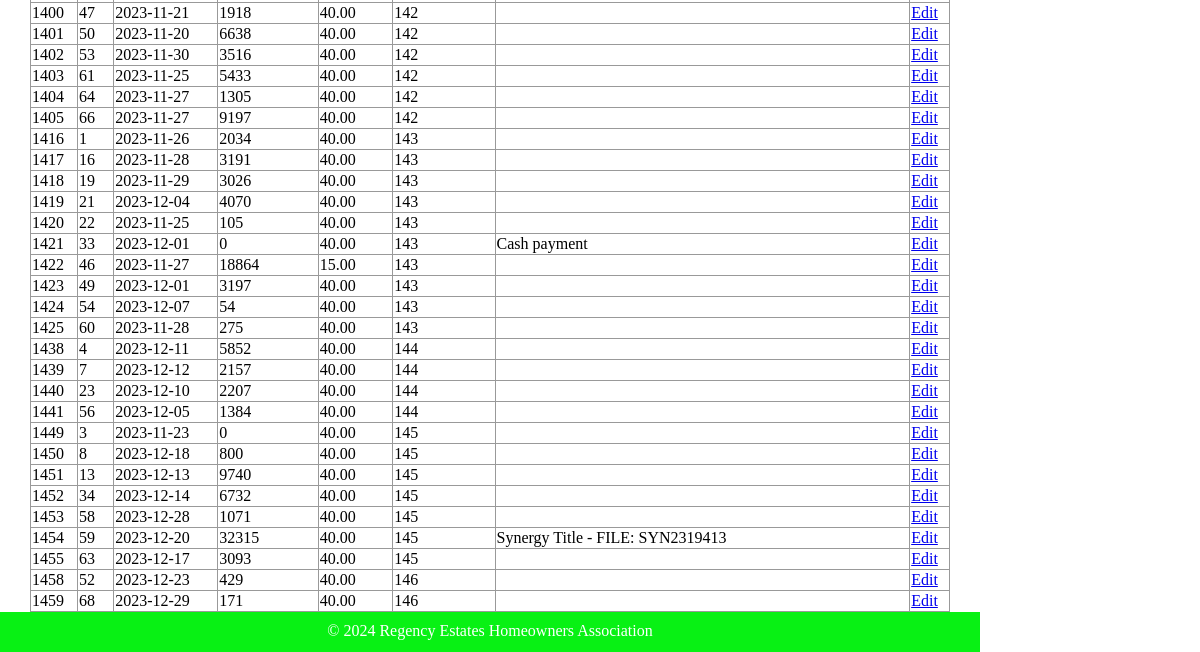
The page /html/public/staff/fees/index.php (lower part) on the database as committed earlier.
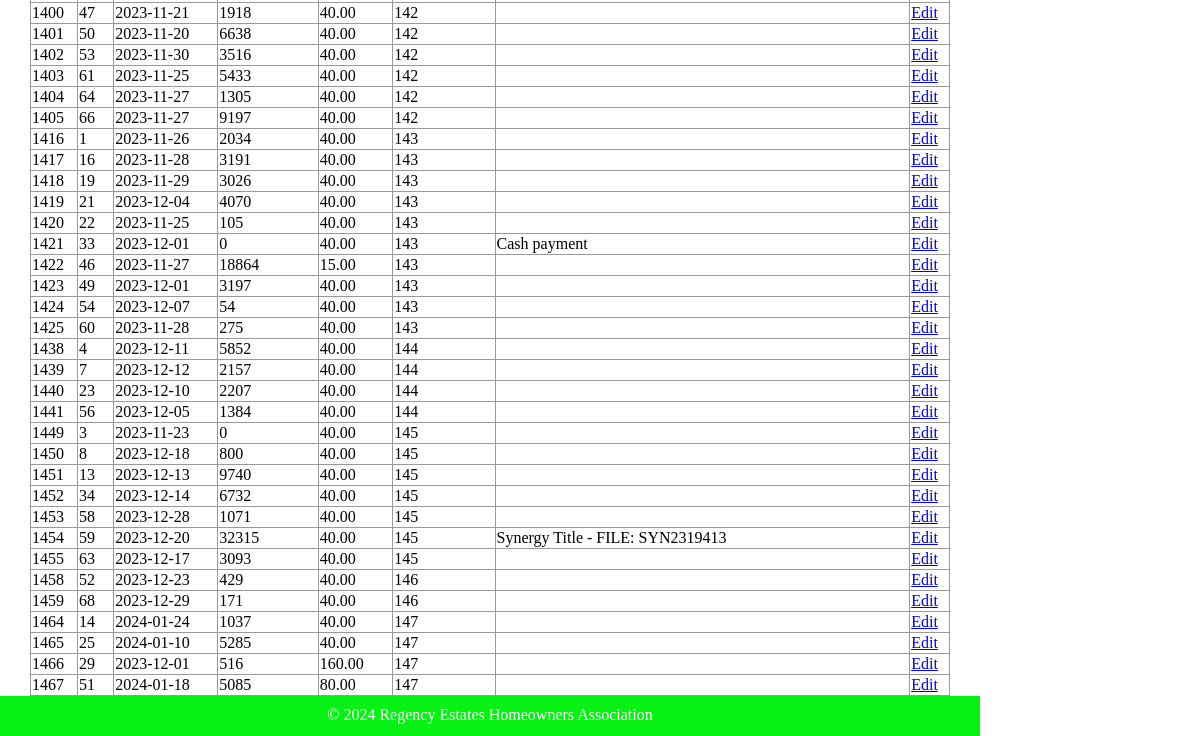
The same page on the database as committed later.
### tables this page shows
CREATE TABLE `fees` (
  `id` int(11) NOT NULL,
  `dt` date DEFAULT NULL,
  `ck_no` int(11) NOT NULL,
  `amount` decimal(10,2) DEFAULT NULL,
  `fk_lot_id` int(11) NOT NULL,
  `fk_deposit_id` int(11) DEFAULT NULL,
  `note` varchar(250) DEFAULT NULL
);

### html/private/functions.php (called while the page is built, shortened)
<?php
function url_for($script_path)
{
    if ($script_path[0] != '/')
    {
        $script_path = "/" . $script_path;
    }
    return WWW_ROOT . $script_path;
}
function htmlsc($string = "")
{
    return htmlspecialchars($string);
}
?>

### html/private/query_functions.php (called while the page is built, shortened)
<?php
  function find_all_fees() {
    global $db;
    $sql = "SELECT * FROM fees WHERE dt >= '2020-01-01' ";
    $result = mysqli_query($db, $sql);
    return $result;
  }
?>

### html/public/staff/fees/index.php (the view, shortened to what this page needs)
<?php $subject_set = find_all_fees(); ?>
<?php include(SHARED_PATH . '/header.php'); ?>
    <div id="content">
        <div id="regency-menu">
            <table class="list">
                <?php while($subject = mysqli_fetch_assoc($subject_set)) { ?>
                    <tr>
                        <td><?php echo htmlsc($subject['id']); ?></td>
                        <td><?php echo htmlsc($subject['fk_lot_id']); ?></td>
                        <td><?php echo htmlsc($subject['dt']); ?></td>
                        <td><?php echo htmlsc($subject['ck_no']); ?></td>
                        <td><?php echo htmlsc($subject['amount']); ?></td>
                        <td><?php echo htmlsc($subject['fk_deposit_id']); ?></td>
                        <td><?php echo htmlsc($subject['note']); ?></td>
                        <td><a class="action" href="<?php echo url_for('/staff/subjects/show.php?id=' . htmlsc(urlencode($subject['id']))); ?>">Edit</a></td>
                    </tr>
                <?php } ?>
            </table>
        </div>
    </div>
<?php include(SHARED_PATH . '/footer.php'); ?>

### html/private/shared/header.php (shortened to what this page needs)
<!doctype html>
<html lang="en">
	<head>
		<link rel="stylesheet" media="all" href="<?php echo url_for('stylesheets/staff.css'); ?>" />
	</head>
	<body>

### html/private/shared/footer.php (shortened to what this page needs)
<footer>
	&copy; <?php echo date('Y'); ?> Regency Estates Homeowners Association
</footer>
</body>
</html>

### html/public/stylesheets/staff.css (style rules this page uses)
html { height: 100%; width: 100%; }
body { height: 1000px; width: 100%; margin: 0; padding: 0; }
#content { width: 920px; min-height: 500px; padding: 0 30px; }
footer { width: 940px; height: 20px; margin: 0 0 10px 0; padding: 10px 20px; background: #08F114; color: white; text-align: center; }
table { border-collapse: collapse; vertical-align: top; }
table.list { width: 100%; }

Rows that differ between the two databases and show on the page:
added fees: id "1464", fk_lot "14", dt "2024-01-24", ck_no "1037", amount "40.00", fk_deposit "147"
added fees: id "1465", fk_lot "25", dt "2024-01-10", ck_no "5285", amount "40.00", fk_deposit "147"
added fees: id "1466", fk_lot "29", dt "2023-12-01", ck_no "516", amount "160.00", fk_deposit "147"
added fees: id "1467", fk_lot "51", dt "2024-01-18", ck_no "5085", amount "80.00", fk_deposit "147"
